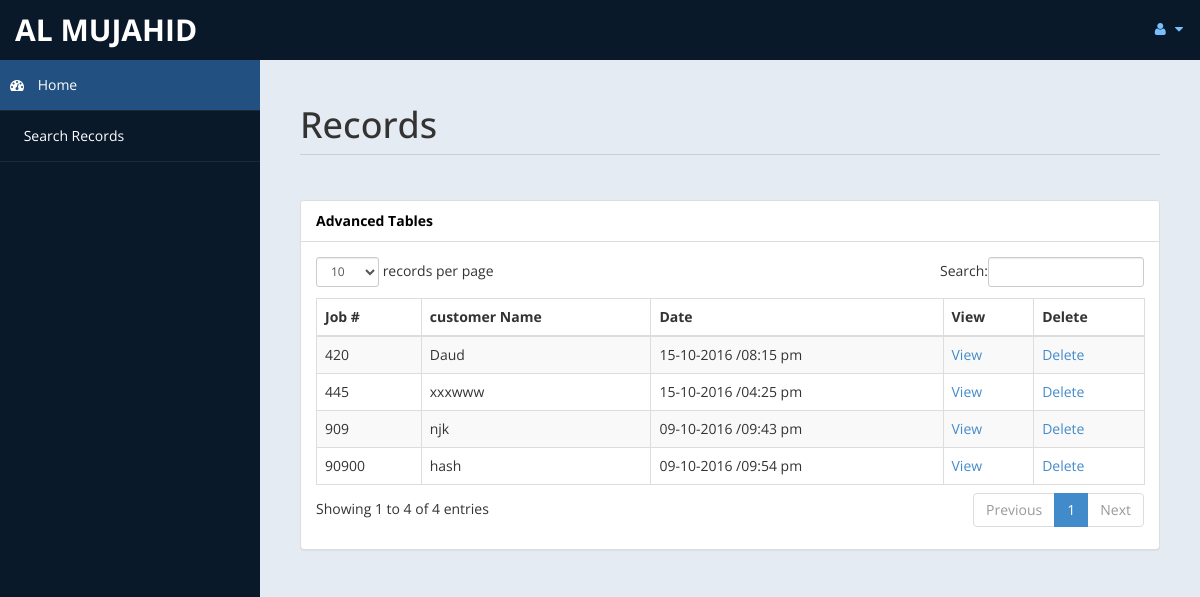
Screenshot of /Records.php with the database file from the repository.
### tables this page shows
CREATE TABLE IF NOT EXISTS `info` (
  `billid` int(11) NOT NULL,
  `job` int(11) NOT NULL,
  `dpo` varchar(255) DEFAULT NULL,
  `dpodate` varchar(255) DEFAULT NULL,
  `do` varchar(255) DEFAULT NULL,
  `srno` varchar(255) NOT NULL,
  `customername` varchar(255) NOT NULL,
  `dateofbill` varchar(255) NOT NULL
);

### Records.php (the view, shortened to what this page needs)
<?php
require "controllers/connect.php";
include 'inc/header.php';
include 'inc/sidebar.php';
?>
<!DOCTYPE html>
<html xmlns="http://www.w3.org/1999/xhtml">
<head>
    <link href="assets/css/bootstrap.css" rel="stylesheet"/>
    <link href="assets/css/font-awesome.css" rel="stylesheet"/>
    <link href="assets/css/custom-styles.css" rel="stylesheet"/>
    <link href="assets/js/dataTables/dataTables.bootstrap.css" rel="stylesheet"/>
</head>
<body>
<div id="wrapper">
    <div id="page-wrapper">
        <div id="page-inner">
            <div class="row">
                <div class="col-md-12">
                    <h1 class="page-header">
                        Records</small>
                    </h1>
                </div>
            </div>
            <div class="row">
                <div class="col-md-12">
                    <div class="panel panel-default">
                        <div class="panel-heading">
                            Advanced Tables
                        </div>
                        <div class="panel-body">
                            <div class="table-responsive">
                                <table class="table table-striped table-bordered table-hover" id="dataTables-example">
                                    <thead>
                                    <tr>
                                        <th>Job #</th>
                                        <th>customer Name</th>
                                        <th>Date</th>
                                        <th>View</th>
                                        <th>Delete</th>
                                    </tr>
                                    </thead>
                                    <tbody>
                                    <?php
                                    $sql = "SELECT * FROM info";
                                    if ($result = mysqli_query($con, $sql)) {
                                        while ($row = mysqli_fetch_array($result)) {
                                            $serial = $row['srno'];
                                            $billdate = $row['dateofbill'];
                                            $cusname = $row['customername'];
                                            $jobno = $row['job'];
                                            ?>
                                            <tr class="odd gradeX">
                                                <td><?php echo $jobno; ?></td>
                                                <td><?php echo $cusname; ?></td>
                                                <td><?php echo $billdate; ?></td>
                                                <td><a href="print.php?sr=<?php echo $serial; ?>">View</a></td>
                                                <td><a href="Delete.php?sr=<?php echo $serial; ?>">Delete</a></td>
                                            </tr>
                                        <?php }
                                    } ?>
                                    </tbody>
                                </table>
                            </div>
                        </div>
                    </div>
                </div>
            </div>
        </div>
    </div>
</div>
</body>
</html>

### inc/header.php (shortened to what this page needs)
<!DOCTYPE html>
<html lang="en" xmlns="http://www.w3.org/1999/html">
<head>
    <link href="assets/css/bootstrap.css" rel="stylesheet" />
    <link href="assets/css/font-awesome.css" rel="stylesheet" />
    <link href="assets/css/custom-styles.css" rel="stylesheet" />
</head>
<body>
    <nav class="navbar navbar-default top-navbar" role="navigation">
            <div class="navbar-header">
                <a class="navbar-brand" href="index.php">Al Mujahid</a>
            </div>
            <ul class="nav navbar-top-links navbar-right">
                <li class="dropdown">
                    <a class="dropdown-toggle" data-toggle="dropdown"  aria-expanded="false">
                        <i class="fa fa-user fa-fw"></i> <i class="fa fa-caret-down"></i>
                    </a>
                </li>
            </ul>
        </nav>
      </body></html>

### inc/sidebar.php
<nav class="navbar-default navbar-side" role="navigation">
    <div class="sidebar-collapse">
        <ul class="nav" id="main-menu">
            <li>
                <a class="active-menu" href="index.php"><i class="fa fa-dashboard"></i> Home</a>
            </li>
            <li>
                <a href="Records.php"><i class="fa fa-Search"></i> Search Records</a>
            </li>
        </ul>
    </div>
</nav>

### assets/css/custom-styles.css (style rules this page uses)
body { font-family: 'Open Sans', sans-serif; }
#wrapper { width: 100%; background:#09192A; }
#page-wrapper { padding: 15px 15px; min-height: 600px; background:#E5EBF2; }
#page-inner { width:100%; margin:10px 20px 10px 0px; background-color:transparent; padding:10px; min-height:1200px; }
h1, .h1, h2, .h2, h3, .h3 { margin-top: 7px; margin-bottom: -5px; }
.page-header { padding-bottom: 9px; margin: 10px 0 45px; border-bottom: 1px solid #C7D1DD; }
.panel-default > .panel-heading { color: #000; background-color: #FFFFFF; border-color: #ddd; font-weight:bold; }
.top-navbar { margin:0px; }
.top-navbar .navbar-brand { color: #fff; width: 260px; text-align: left; height: 60px; font-size: 30px; font-weight: 700; text-transform: uppercase; line-height: 30px; }
.top-navbar .nav > li { position: relative; display: inline-block; }
.top-navbar .nav > li > a { position: relative; display: block; padding: 19px 15px; color: #77C0FD; }
.active-menu { background-color:#225081!important; }
.sidebar-collapse , .sidebar-collapse .nav { background:none; }
.sidebar-collapse .nav { padding:0; }
.sidebar-collapse .nav > li > a { color:#fff; background:transparent; text-shadow:none; }
.sidebar-collapse > .nav > li > a { padding:15px 10px; }
.sidebar-collapse > .nav > li { border-bottom: 1px solid rgba(107, 108, 109, 0.19); }
.navbar-side { border:none; background-color: transparent; }
.top-navbar { background:#09192A; border-bottom:none; }
.top-navbar .nav > li > a > i { margin-right: 2px; }
.navbar-default { border:0px solid black; }
.navbar-header { background: #09192A; }
.nav > li > a > i { margin-right:10px; }
@media (min-width:768px) { #page-wrapper { margin: 0 0 0 260px; padding: 15px 30px; min-height: 1200px; } }
@media (min-width:768px) { .navbar-side { z-index: 1; position: absolute; width: 260px; } }
@media (min-width:768px) { .navbar { border-radius: 0px; } }

### rows the page displays
info: job "909", customername "njk", dateofbill "09-10-2016 /09:43 pm"
info: job "90900", customername "hash", dateofbill "09-10-2016 /09:54 pm"
info: job "445", customername "xxxwww", dateofbill "15-10-2016 /04:25 pm"
info: job "420", customername "Daud", dateofbill "15-10-2016 /08:15 pm"
